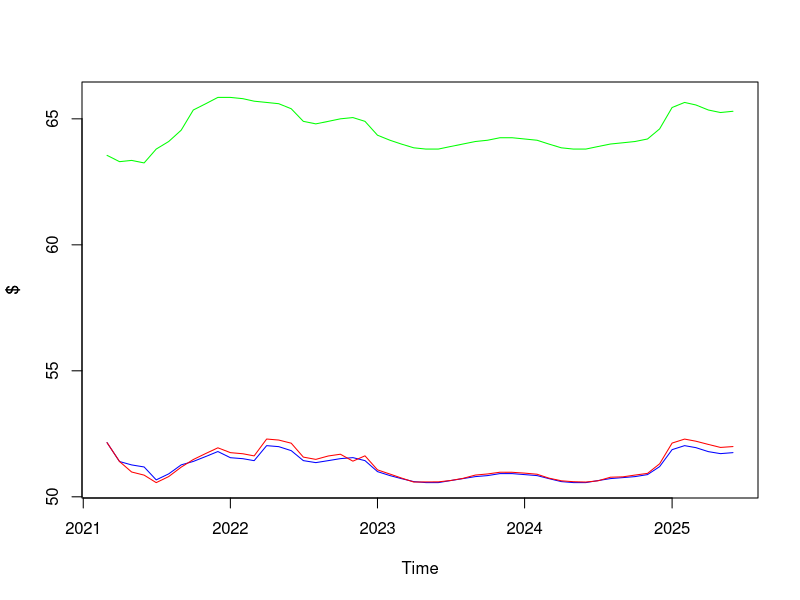

Recreate this plot in R.
## Overview 
# A sample R script to forecast a term structure for a hypothetical asset

# This code tracks and replicates a target term structure provided for time 
# horizons of next month to several years ahead. The adjustment is deemed 
# necessary due to realised market prices with respect to forward contracts. 
# See Wiki tab for more information on the aim and scope of this project.

# The objective function is to maximize the correlation between the
# constructed term of portfolio relative to a reference curve while penalising 
# deviation from observed values.
# The penalty term is given by variable "penalty_factor"

## Inputs
# a csv file with all necessary info 
# variable "penalty_factor" set by practitioner

## Output

# Optimised predicted trajectory recorded in variable "opt_ser"
# A plot include three series 
# -- target series in green 
# -- base constructed series in blue
# -- optimised constructred series in red

# Scripts by Arman Hassanniakalager GitHub @hkalager
# Last reviewed 11 March 2022

# Key inputs
setwd('~/Documents/GitHub/misc') # amend this as you see fit
term_db <- read.csv('term_quotes.csv') # the database
penalty_factor <- 1 # Critical to tune the shape of the predicted path 
# First replicate the series based on target series variations from the provided 
# starting points 
library(lubridate)
date_ser <- term_db$date_base
date_ser <- as.Date(date_ser,format="%d/%m/%Y")
first_na <- which(is.na(term_db$price_build))[1]
size_ser <- dim(term_db)[1]
for (s in (first_na:size_ser))
{
  term_db$price_build[s]=(term_db$Reference.curve[s]/term_db$Reference.curve[s-1])*term_db$price_build[s-1]
}
cor_0=cor(term_db$price_build,term_db$Reference.curve)

q22021_rng=which(year(date_ser)==2021 & month(date_ser)>=4 & month(date_ser)<=6)
q22021_build_avg <- mean(term_db$price_build[q22021_rng])
q22021_build_adj_factor <- term_db$mean_Q[1]/q22021_build_avg
q22021_build_adj_diff <- term_db$mean_Q[1]-q22021_build_avg
for (s in q22021_rng[-1])
{
  term_db$price_build[s] <- term_db$price_build[s]+q22021_build_adj_diff/2
}
q32021_rng=which(year(date_ser)==2021 & month(date_ser)>=7 & month(date_ser)<=9)
q32021_build_avg <- mean(term_db$price_build[q32021_rng])
q32021_build_adj_factor <- term_db$mean_Q[2]/q32021_build_avg
for (s in q32021_rng)
{
  term_db$price_build[s] <- term_db$price_build[s]*q32021_build_adj_factor
}

q42021_rng=which(year(date_ser)==2021 & month(date_ser)>=10 & month(date_ser)<=12)
q42021_build_avg <- mean(term_db$price_build[q42021_rng])
q42021_build_adj_factor <- term_db$mean_Q[3]/q42021_build_avg
for (s in q42021_rng)
{
  term_db$price_build[s] <- term_db$price_build[s]*q42021_build_adj_factor
}
q12022_rng=which(year(date_ser)==2022 & month(date_ser)<=3)
q12022_build_avg <- mean(term_db$price_build[q12022_rng])
q12022_build_adj_factor <- term_db$mean_Q[4]/q12022_build_avg
for (s in q12022_rng)
{
  term_db$price_build[s] <- term_db$price_build[s]*q12022_build_adj_factor
}
adj_factor_rem=mean(c(q12022_build_adj_factor,q42021_build_adj_factor,q32021_build_adj_factor
                      ,q22021_build_adj_factor))
last_observed_idx=q12022_rng[length(q12022_rng)]

for (s in (last_observed_idx+1):size_ser)
{
  term_db$price_build[s] <- term_db$price_build[s]*adj_factor_rem
}

cor0=cor(term_db$price_build,term_db$Reference.curve)
x0=term_db$price_build
mean0=mean(x0[first_na:last_observed_idx])
mean1=mean(x0[(last_observed_idx+1):size_ser])

fun1 <- function (x)
{ y=term_db$Reference.curve
  x1 <- x
  return (-cor(x1,y)+1000*(abs(mean(x1[1:2])-mean(x0[1:2])))+
            penalty_factor*(abs(mean(x1[first_na:last_observed_idx])-mean0))+
            penalty_factor/2*(abs(mean(x1[(last_observed_idx+1):size_ser])-mean1)))
}

res <- optim(x0,fun1)
print('Printing the optimal series and objective function value')
res

opt_ser <- res$par[1:length(x0)]
opt_cor <- cor(opt_ser,term_db$Reference.curve)
paste("Initial correlation ",toString(round(cor0,digits = 3)),
      " vs optimised series correlation ",toString(round(opt_cor,digits = 3)))

## Plot it!
y_min <- min(min(x0),min(term_db$Reference.curve))
y_max <- max(max(x0),max(term_db$Reference.curve))

plot(date_ser,x0,type="l",col="blue",xlab="Time",ylab="",ylim=c(y_min,y_max))
par(new=TRUE)
plot( date_ser, opt_ser, type="l", col="red",xlab="",ylab="$",ylim=c(y_min,y_max),axes=FALSE)
par(new=TRUE)
plot( date_ser, term_db$Reference.curve, type="l", col="green",xlab="",ylab="$",ylim=c(y_min,y_max),axes=FALSE)
